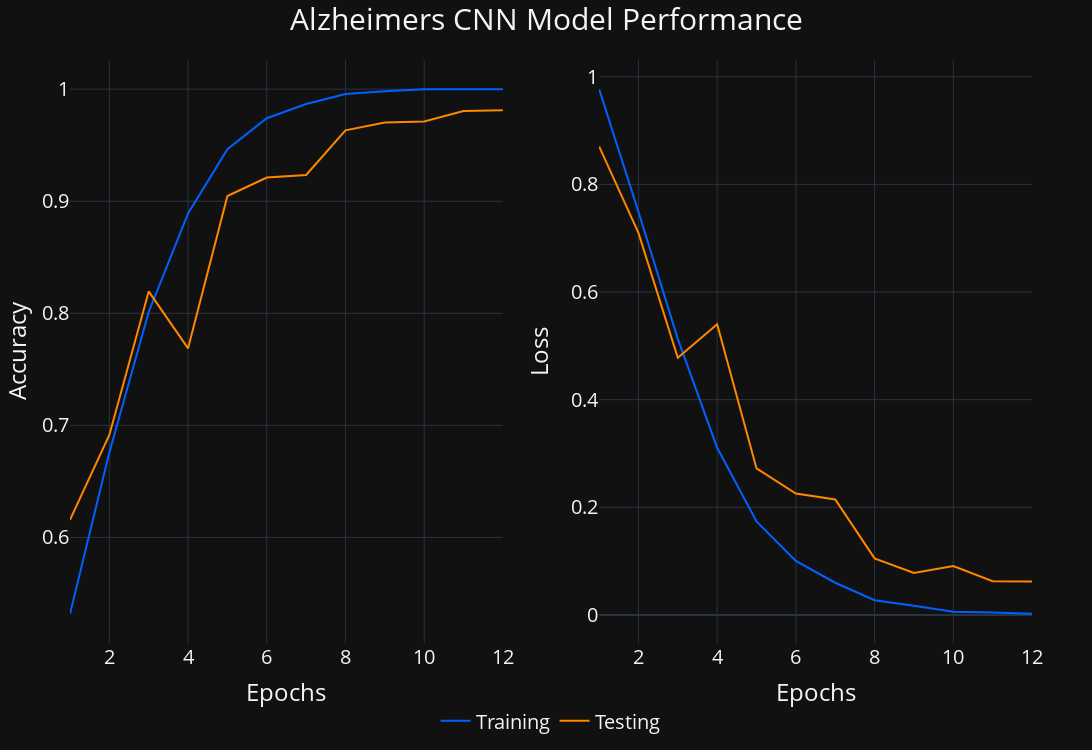

Source (notebook cell):
### Markdown cell above
### Visualizations

### Code cell
# Create Accuracy & Loss Visualizations
def createLossAccuracyChart(history, title):
    '''
    Title: Create Loss & Accuracy Chart
    Description: This function will create a chart of the loss and accuracy of the model.
    history: This is the history of the model.
    title: This is the title of the chart.
    '''

    # Set color variables
    test_color = '#FF8700'
    train_color = '#0061FF'

    # Create lists 
    epochs = epochs = list(range(1, len(history.history['accuracy']) + 1))
    train_accuracy = history.history['accuracy']
    test_accuracy = history.history['val_accuracy']
    train_loss = history.history['loss']
    test_loss = history.history['val_loss']

    # Create Layout for Chart
    lineChartCombo = make_subplots(rows=1, 
                                   cols=2, 
                                   horizontal_spacing=0.1,
                                   column_widths=[0.5, 0.5], 
                                   shared_xaxes=True,
                                   shared_yaxes=False)
    
    # Add Training Accuracy to Chart 1
    lineChartCombo.add_scatter(row=1, 
                               col=1, 
                               name='Training',
                               showlegend=True,
                               marker=dict(color=train_color),
                               mode='lines',
                               y=train_accuracy,
                               x=epochs)
    
    # Add Testing Accuracy to Chart 1
    lineChartCombo.add_trace(go.Scatter(
                               name='Testing',
                               showlegend=True,
                               marker=dict(color=test_color),
                               mode='lines',
                               y=test_accuracy,
                               x=epochs))
    # Create Column 2 Plot
    lineChartCombo.add_scatter(row=1, 
                               col=2, 
                               name='Training Loss',
                               showlegend=False,
                               marker=dict(color=train_color),
                               mode='lines',
                               y=train_loss,
                               x=epochs)
    
    # Add Testing Loss to Chart 2
    lineChartCombo.append_trace(go.Scatter(
                               name='Testing Loss',
                               showlegend=False,
                               marker=dict(color=test_color),
                               mode='lines',
                               y=test_loss,
                               x=epochs),1,2)
    
    # Create Y & X Axis Labels
    lineChartCombo.update_yaxes(title_text="Accuracy",row=1,col=1)
    lineChartCombo.update_yaxes(title_text="Loss",row=1,col=2)
    lineChartCombo.update_xaxes(title_text="Epochs")

    # Create format of Chart
    lineChartCombo.update_layout(height= 750,                             # Height of Subplot
                                  width= 1300,                            # Width of Subplot
                                  margin={"r":60,"t":60,"l":60,"b":10},   # Margin values right, top, left, bottom                  
                                  autosize=True,                          # Set Autosize of charts to True or False
                                  template='plotly_dark',                 # Template of Subplot
                                  title=dict(text=title,                  # Title of Subplot
                                             x=0.5,                       # X position
                                             font=dict(size=30)),         # Font size
                                  font=dict(size=20),                     # Font size
                                  legend=dict(orientation="h",x=0.38))    # Legend of Subplot
    
    # Create Interactive HTML file
    lineChartCombo.write_html(f'Visualizations/{title}.html')    

    # Show chart
    lineChartCombo.show()

# Create Loss & Accuracy Chart
createLossAccuracyChart(history=history,
                        title='Alzheimers CNN Model Performance')

### Figure 1 — Plotly figure (JSON) as saved in the notebook; plotly's stock layout.template omitted (floating-point values rounded to 4 significant figures)
{"data": [{"marker": {"color": "#0061FF"}, "mode": "lines", "name": "Training", "showlegend": true, "type": "scatter", "x": [1, 2, 3, 4, 5, 6, 7, 8, 9, 10, 11, 12], "xaxis": "x", "y": [0.5318, 0.6758, 0.8012, 0.8891, 0.9465, 0.974, 0.9867, 0.9957, 0.998, 1, 1, 1], "yaxis": "y"}, {"marker": {"color": "#FF8700"}, "mode": "lines", "name": "Testing", "showlegend": true, "type": "scatter", "x": [1, 2, 3, 4, 5, 6, 7, 8, 9, 10, 11, 12], "y": [0.6156, 0.6914, 0.8195, 0.7688, 0.9047, 0.9211, 0.9234, 0.9633, 0.9703, 0.9711, 0.9805, 0.9812]}, {"marker": {"color": "#0061FF"}, "mode": "lines", "name": "Training Loss", "showlegend": false, "type": "scatter", "x": [1, 2, 3, 4, 5, 6, 7, 8, 9, 10, 11, 12], "xaxis": "x2", "y": [0.977, 0.7491, 0.5129, 0.3106, 0.1737, 0.1003, 0.05983, 0.02733, 0.01702, 0.005964, 0.004723, 0.002011], "yaxis": "y2"}, {"marker": {"color": "#FF8700"}, "mode": "lines", "name": "Testing Loss", "showlegend": false, "type": "scatter", "x": [1, 2, 3, 4, 5, 6, 7, 8, 9, 10, 11, 12], "xaxis": "x2", "y": [0.8707, 0.7098, 0.4779, 0.5403, 0.2722, 0.2255, 0.2146, 0.105, 0.07781, 0.09081, 0.06264, 0.0621], "yaxis": "y2"}], "layout": {"autosize": true, "font": {"size": 20}, "height": 750, "legend": {"orientation": "h", "x": 0.38}, "margin": {"b": 10, "l": 60, "r": 60, "t": 60}, "title": {"font": {"size": 30}, "text": "Alzheimers CNN Model Performance", "x": 0.5}, "width": 1300, "xaxis": {"anchor": "y", "domain": [0, 0.45], "title": {"text": "Epochs"}}, "xaxis2": {"anchor": "y2", "domain": [0.55, 1], "title": {"text": "Epochs"}}, "yaxis": {"anchor": "x", "domain": [0, 1], "title": {"text": "Accuracy"}}, "yaxis2": {"anchor": "x2", "domain": [0, 1], "title": {"text": "Loss"}}}}
